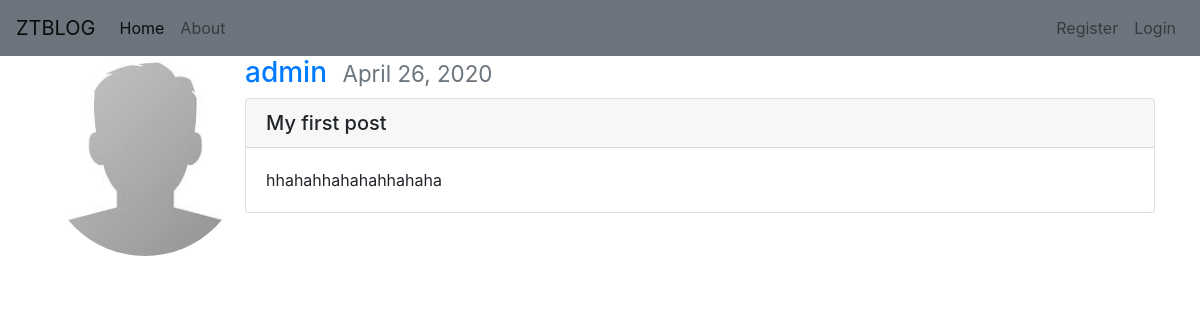
The app's page /post/1/ with its own data.
### mysite/models.py (models this page shows, shortened)
class Post(models.Model):
    title = models.CharField(max_length=255)
    content = models.TextField()
    date = models.DateTimeField(default=timezone.now)
    author = models.ForeignKey(User, on_delete=models.CASCADE)

### users/models.py (models this page shows, shortened)
class Profile(models.Model):
    user = models.OneToOneField(User, on_delete=models.CASCADE)
    image = models.ImageField(default='default.jpg', upload_to='profile_pics')

### mysite/views.py (the view)
# urls.py: path('post/<int:pk>/', PostDetailView.as_view(), name='post-detail'),
class PostDetailView(DetailView):
    model = Post

### mysite/templates/mysite/post_detail.html (shortened to what this page needs)
{% extends 'base.html'%}
{% block content%}
<article class="media content-section">
  <img src="{{ post.author.profile.image.url }}" width="200" height="200" class="rounded-circle">
  <div class="media-body">
    <div class="article-metadata">
      <h3><a class="mr-2" href="{% url 'user-posts' object.author.username %}">{{ object.author }}</a>
      <small class="text-muted">{{ object.date|date:"F d, Y " }}</small></h3>
    </div>
    <div class="card">
  <h5 class="card-header">{{ object.title }}</h5>
  <div class="card-body">
    <p class="card-text">{{ object.content }}</p>
  </div>
</div>
  </div>
</article>
{% endblock %}

### records on screen
Post: author.profile.image (placeholder picture), author "admin", date "April 26, 2020", title "My first post", content "hhahahhahahahhahaha"
